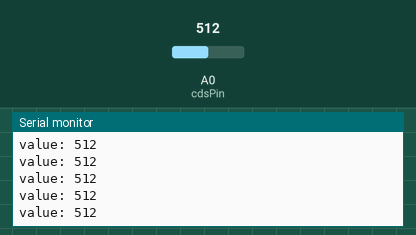
Recording of a sketch running on a simulated Arduino Uno, built with avr-gcc and run on an emulated ATmega328P. Shown: the last lines printed to the serial monitor. Inputs (shaded band) come from the test bench; at power-on: A0 (cdsPin) = 512.

Above: at 1.2 s.
1.3 s: A0 (cdsPin) set to 716
At 1.56 s:
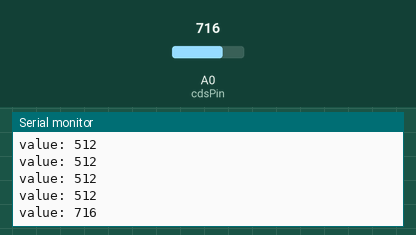
2.8 s: A0 (cdsPin) set to 900
At 2.96 s:
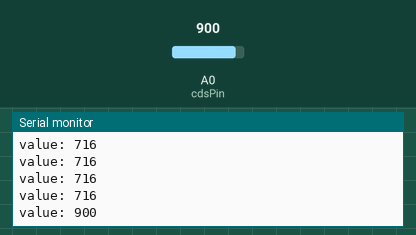
Timing chart, 0 to 5.8 s (numbered marks = the images above; inputs shaded):
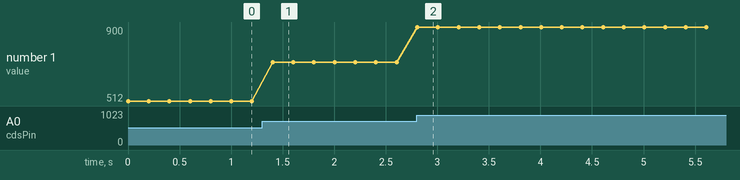

Measured:
- after the input at 1.3 s, the serial monitor: prints a new line after 0.10 s (image 1)
- after the input at 2.8 s, the serial monitor: prints a new line at once (image 2)
- plotted number 1: 512 → 716 after the input at 1.3 s, 716 → 900 after the input at 2.8 s

The sketch:

ch09_1.ino
```cpp
int cdsPin = 0;

void setup() {
  Serial.begin(9600);
}

void loop() {
  int value = analogRead(cdsPin);
  Serial.print("value: ");
  Serial.println(value);
  delay(200);
}
```
